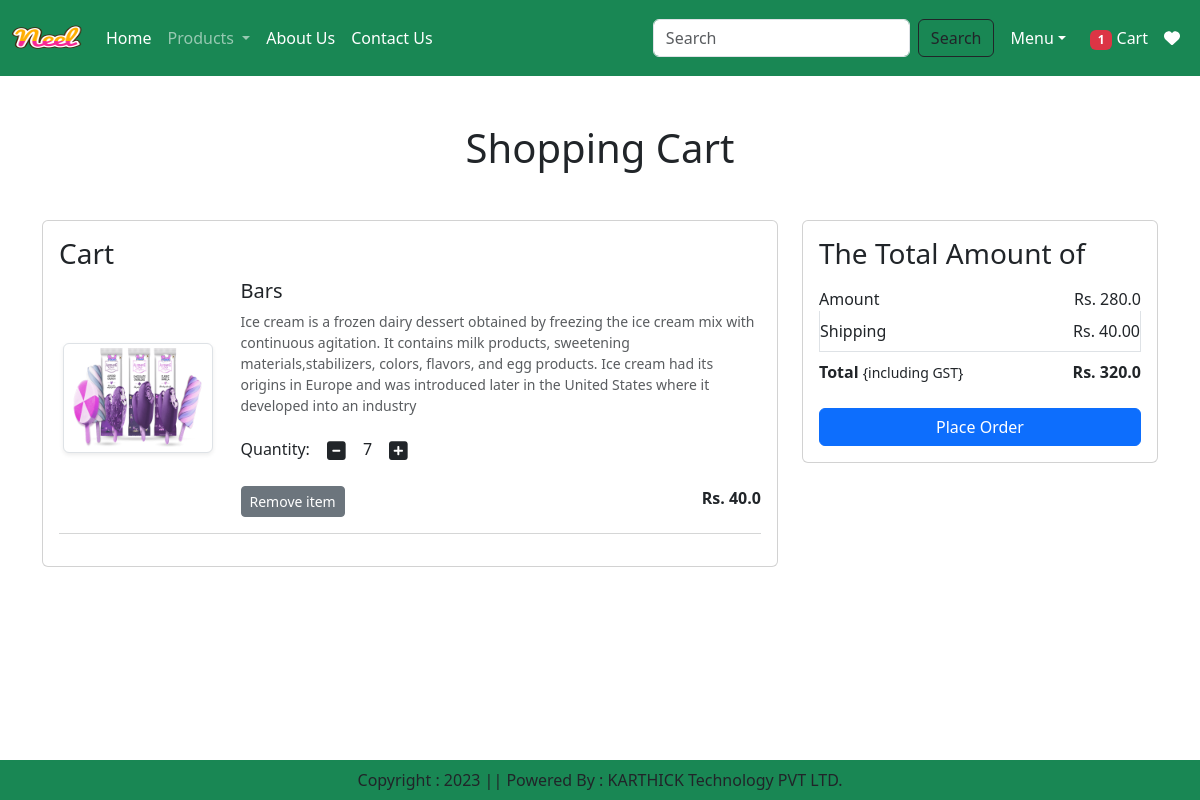
Screenshot of /cart/ (signed in) with the database file from the repository.
### app/models.py (models this page shows, shortened)
class Cart(models.Model):
    user = models.ForeignKey(User,on_delete=models.CASCADE)
    product = models.ForeignKey(Product,on_delete=models.CASCADE)
    quantity = models.PositiveIntegerField(default=1)

class Product(models.Model):
    title = models.CharField(max_length=100)
    selling_price = models.FloatField()
    discounted_price = models.FloatField()
    description = models.TextField()
    composition = models.TextField(default='')
    prodapp = models.TextField(default='')
    category = models.CharField(choices=CATEGORY_CHOICES, max_length=2)
    product_image = models.ImageField(upload_to = 'products')

### app/views.py (the view)
# urls.py: path('cart/', views.show_cart, name='showcart'),
@login_required
def show_cart(request):
    user = request.user
    cart = Cart.objects.filter(user=user)
    amount = 0
    for p in cart:
        value = p.quantity * p.product.discounted_price
        amount = amount + value
    totalamount = amount + 40
    totalitem = 0
    wishitem = 0
    if request.user.is_authenticated:
        totalitem = len(Cart.objects.filter(user=request.user))
        wishitem = len(Wishlist.objects.filter(user=request.user))
    return render(request, 'app/addtocart.html',locals())

### app/templates/app/addtocart.html (shortened to what this page needs)
{% extends 'app/base.html' %}
{% load static %}
{% block main-content %}
<div class="container my-5">
 <div class="row">
  {% if cart %}
  <h1 class="text-center mb-5">Shopping Cart</h1>
  <div class="col-sm-8">
  <div class="card">
    <div class="card-body">
      <h3>Cart</h3>
      {% for item in cart %}
      <div class="row">
       <div class="col-sm-3 text-center align-self-center"><img src="{{item.product.product_image.url}}" alt="" srcset=""class="img-fluid img-thumbnail shadow-sm" height="150" width="150" ></div>
       <div class="col-sm-9">
        <div>
          <h5>{{item.product.title}}</h5>
          <p class="mb-2 text-muted small">{{item.product.description}}</p>
          <div class="my-3">
            <label for="quantity">Quantity:</label>
            <a class="minus-cart btn" pid={{item.product.id}}><i class="fas fa-minus-square fa-lg"></i></a>
              <span id="quantity">{{item.quantity}}</span>
            <a class="plus-cart btn" pid={{item.product.id}}><i class="fas fa-plus-square fa-lg"></i></a>
        </div>
        <div class="d-flex justify-content-between">
          <a href="#" class="remove-cart btn btn-sm btn-secondary mr-3" pid={{item.product.id}}>Remove item</a>
          <p class="mb-0"><span><strong>Rs. {{item.product.discounted_price}}</strong></span></p>
        </div>
      </div>
     </div>
    </div>
    <hr class="text-muted" />
    {% endfor %}
    </div>
    </div>
   </div>
   <div class="col-sm-4">
    <div class="card">
      <div class="card-body">
        <h3>The Total Amount of</h3>
        <ul class="list-group">
         <li class="list-group-item d-flex justify-content-between align-items-center border-0 px-0 pb-0" >Amount<span id="amount">Rs. {{amount}}</span> </li>
         <li class="list-group-item d-flex justify-content-between align-items-center px-0" >Shipping<span>Rs. 40.00</span></li>
         <li class="list-group-item d-flex justify-content-between align-items-center border-0 px-0 mb-3">
          <div>
              <strong>Total</strong> <small>{including GST}</small>
           </div>
           <span id="totalamount"><strong>Rs. {{totalamount}}</strong></span>
         </li>
        </ul>
        <div class="d-grid"><a href="{% url 'checkout' %}" class="btn btn-primary">Place Order</a>
      </div>
    </div>
  </div>
  {% else %}
    <h1 class="text-center mb-5">Cart is Empty</h1>
  {% endif %}
  </div>
</div>
{% endblock main-content %}

### rows the page displays
Cart: product.product_image (picture), product "Bars", product.description "Ice cream is a frozen dairy dessert obtained by freezing the ice cream mix with continuous agitation. It contains milk products, sweetening materials,stabilizers, colors, flavors, and egg products. Ice cream had its origins in Europe and was introduced later in the United States where it developed into an industry", quantity "7", product.discounted_price "40.0"

### other values shown
{{ totalitem }} "1"
{{ amount }} "280.0"
{{ totalamount }} "320.0"
